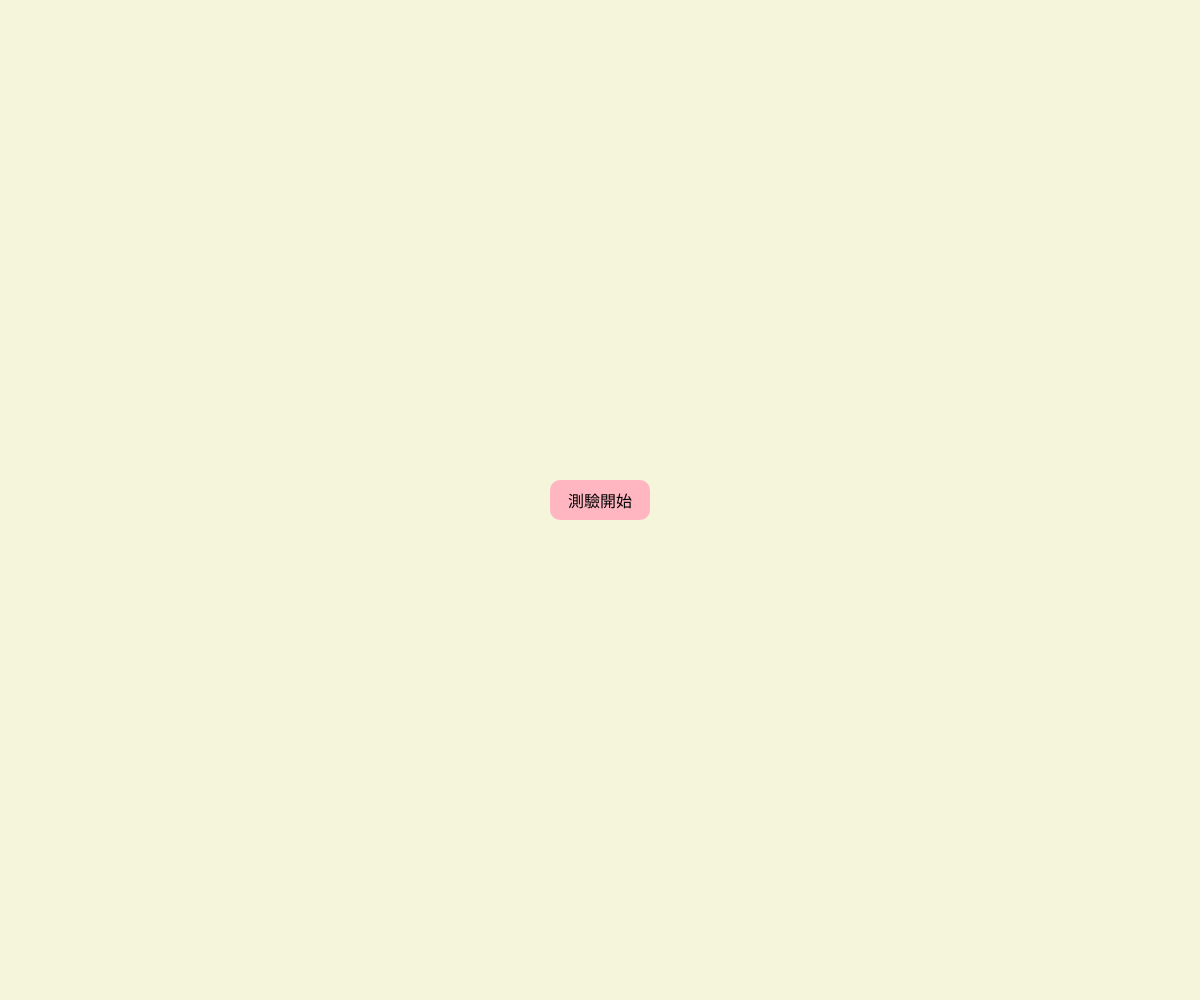
Frame 1 (no input)
Frame 60 (no input): identical to frame 1, image omitted
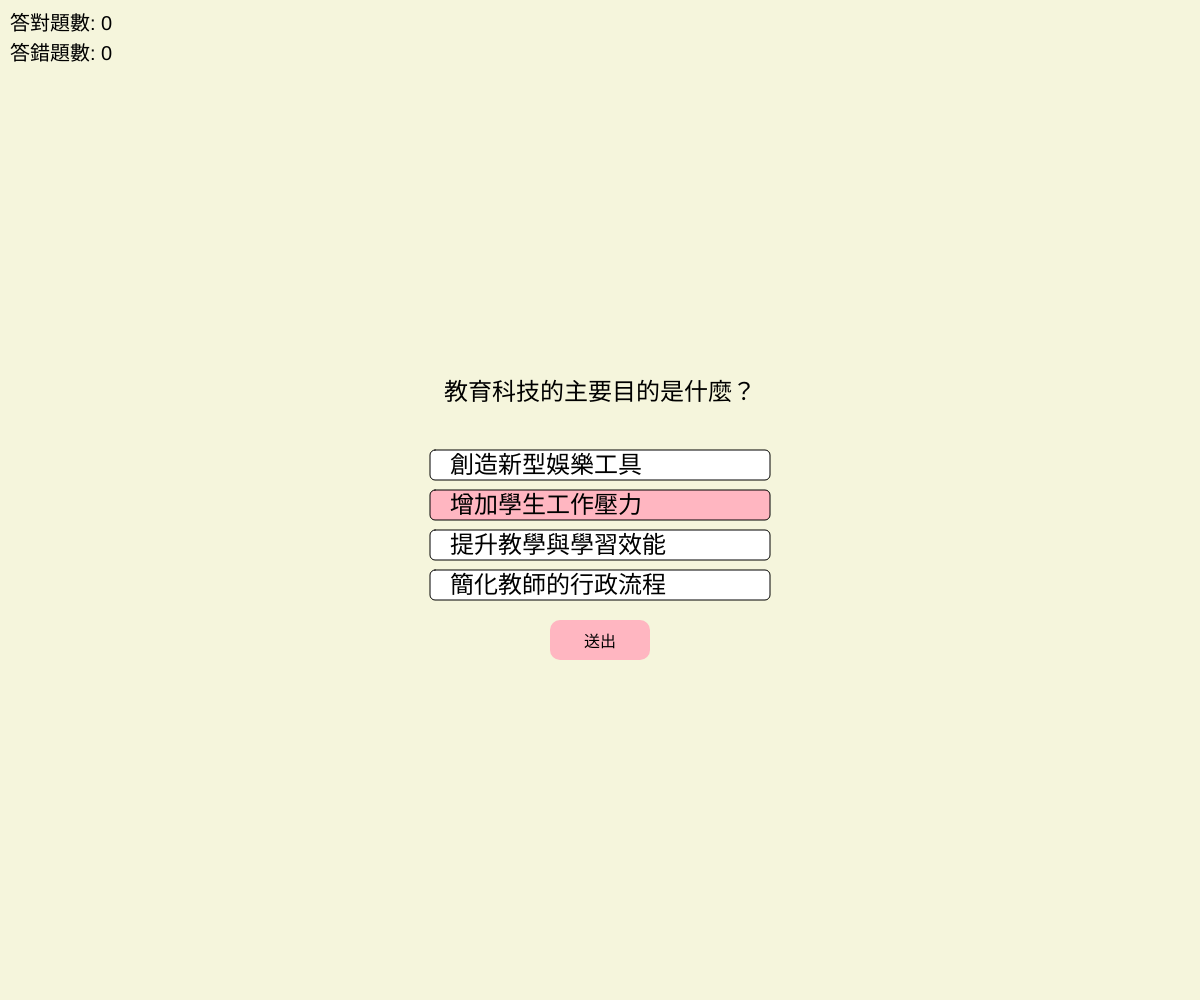
Frame 120 (the mouse pressed at the canvas centre since frame 60)

The p5.js sketch that drew these frames (run headless with seeded random() and noise() and a simulated clock; from frame 60 on, the mouse is pressed at the canvas centre):

// p5.js sketch
// ── sketch.js
let startButton;
let submitButton;
let quizStarted = false;
let correctCount = 0;
let wrongCount = 0;
let currentQuestionIndex = 0;
let selectedAnswer = null;

const questions = [
  {
    question: "教育科技的主要目的是什麼？",
    options: ["創造新型娛樂工具", "增加學生工作壓力", "提升教學與學習效能", "簡化教師的行政流程"],
    correct: 2, // 正確答案索引
  },
  {
    question: "在教育科技中，AR 是指什麼？",
    options: ["人工智慧", "擴增實境", "自動化機器人", "虛擬實境"],
    correct: 1,
  },
  {
    question: "以下哪一項屬於「多媒體教學資源」？",
    options: ["紙本講義", "YouTube教學影片", "教科書", "黑板筆"],
    correct: 1,
  },
  {
    question: "教育科技的發展對教師的角色有什麼影響？",
    options: ["教師的角色不變", "教師變成單純的技術操作員", "教師需要具備更多的科技素養", "教師的工作量減少"],
    correct: 2,
  },
  {
    question: "以下哪一項不是教育科技的應用？",
    options: ["線上學習平台", "虛擬實境遊戲", "電子白板", "傳統課堂教學"],
    correct: 3,
  },
];

function setup() {
  createCanvas(windowWidth, windowHeight);
  background(245, 245, 220); 

  // 建立「測驗開始」按鈕
  startButton = createButton('測驗開始');
  startButton.position(width / 2 - 50, height / 2 - 20); // 按鈕置中
  startButton.size(100, 40); // 按鈕大小
  startButton.style('font-size', '16px');
  startButton.style('background-color', '#FFB6C1'); // 粉紅色
  startButton.style('border', 'none');
  startButton.style('border-radius', '10px');
  startButton.mousePressed(startQuiz); // 按下按鈕時觸發
}

function draw() {
  if (quizStarted) {
    background(245, 245, 220); // 米白色背景
    fill(0);
    textSize(20);
    text(`答對題數: ${correctCount}`, 10, 30); // 左上角顯示答對題數
    text(`答錯題數: ${wrongCount}`, 10, 60); // 左上角顯示答錯題數

    // 顯示當前題目
    const currentQuestion = questions[currentQuestionIndex];
    textSize(24);
    text(currentQuestion.question, width / 2 - textWidth(currentQuestion.question) / 2, height / 2 - 100);

    // 顯示選項
    for (let i = 0; i < currentQuestion.options.length; i++) {
      const option = currentQuestion.options[i];
      const x = width / 2 - 100;
      const y = height / 2 - 50 + i * 40;
      fill(selectedAnswer === i ? '#FFB6C1' : '#FFFFFF'); // 選中選項顯示粉紅色
      rect(x-70, y, 340, 30, 5);
      fill(0);
      text(option, x - 50, y + 23);
    }
  }
}

function mousePressed() {
  if (quizStarted) {
    const currentQuestion = questions[currentQuestionIndex];
    for (let i = 0; i < currentQuestion.options.length; i++) {
      const x = width / 2 - 100;
      const y = height / 2 - 50 + i * 40;
      if (mouseX > x && mouseX < x + 200 && mouseY > y && mouseY < y + 30) {
        selectedAnswer = i; // 設定選中的答案
      }
    }
  }
}

function startQuiz() {
  quizStarted = true;
  startButton.hide(); // 隱藏按鈕

  // 建立「送出」按鈕
  submitButton = createButton('送出');
  submitButton.position(width / 2 - 50, height / 2 + 120);
  submitButton.size(100, 40);
  submitButton.style('font-size', '16px');
  submitButton.style('background-color', '#FFB6C1'); // 淺綠色
  submitButton.style('border', 'none');
  submitButton.style('border-radius', '10px');
  submitButton.mousePressed(submitAnswer);
}

function submitAnswer() {
  if (selectedAnswer === null) return; // 如果未選擇答案，則不執行

  const currentQuestion = questions[currentQuestionIndex];
  if (selectedAnswer === currentQuestion.correct) {
    correctCount++; // 答對
  } else {
    wrongCount++; // 答錯
  }

  selectedAnswer = null; // 重置選擇
  currentQuestionIndex++; // 進入下一題

  if (currentQuestionIndex >= questions.length) {
    // 測驗結束
    submitButton.hide();
    textSize(32);
    fill(0);
    text("測驗結束！", width / 2 - textWidth("測驗結束！") / 2, height / 2);

    // 顯示「查看答案」按鈕
    viewAnswerButton = createButton('查看答案');
    viewAnswerButton.position(width / 2 - 50, height / 2 + 50);
    viewAnswerButton.size(100, 40);
    viewAnswerButton.style('font-size', '16px');
    viewAnswerButton.style('background-color', '#FFD700'); // 金黃色
    viewAnswerButton.style('border', 'none');
    viewAnswerButton.style('border-radius', '10px');
    viewAnswerButton.mousePressed(showNextQuestion);
  }
}

function showNextQuestion() {
  // 設定背景為米白色
  background(245, 245, 220); // 米白色背景

  // 隱藏「查看答案」按鈕
  viewAnswerButton.hide();

  // 建立滾動框
  const scrollDiv = createDiv();
  scrollDiv.style('width', '80%');
  scrollDiv.style('height', '70%');
  scrollDiv.style('overflow-y', 'scroll');
  scrollDiv.style('background-color', '#FFFFFF'); // 白色框背景
  scrollDiv.style('border', '1px solid #000'); // 黑色邊框
  scrollDiv.style('padding', '10px');
  scrollDiv.style('margin', 'auto');
  scrollDiv.style('position', 'absolute');
  scrollDiv.style('top', '15%');
  scrollDiv.style('left', '10%');

  // 顯示所有題目及正確答案
  let content = '';
  for (let i = 0; i < questions.length; i++) {
    const question = questions[i];
    content += `<p><strong>${i + 1}. ${question.question}</strong></p>`;
    for (let j = 0; j < question.options.length; j++) {
      const option = question.options[j];
      if (j === question.correct) {
        content += `<p style="color: green;">- ${option} (正確答案)</p>`;
      } else {
        content += `<p>- ${option}</p>`;
      }
    }
    content += '<br>';
  }

  // 將內容加入滾動框
  scrollDiv.html(content);

  // 顯示「測驗結束！」文字
  textSize(32);
  fill(0);
  text("測驗結束！", width / 2 - textWidth("測驗結束！") / 2, height - 50);
}
